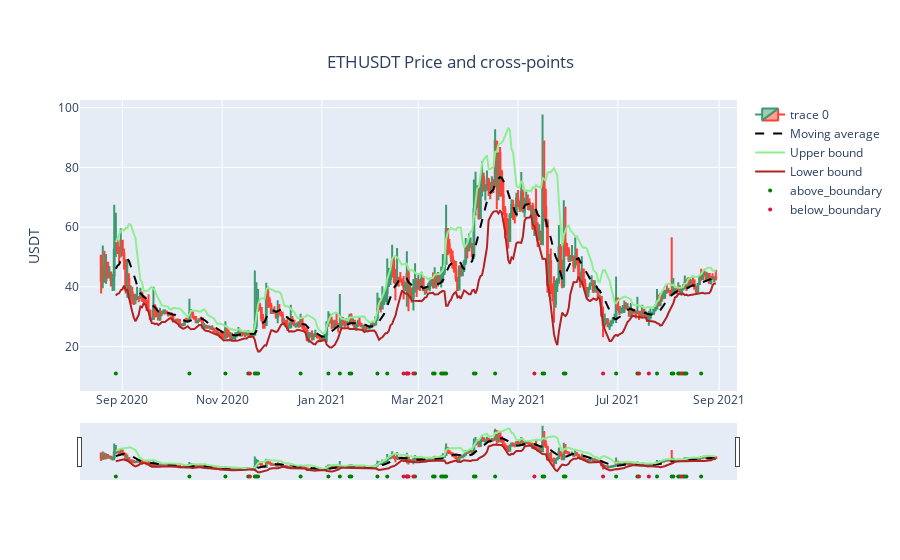

Write notebook code for a chart like this one.
### Code cell
## Plotly 

# candlestick plot
fig = go.Figure(data=[go.Candlestick(x=df["open_time"],
                open=df['open'],
                high=df['high'],
                low=df['low'],
                close=df['close'])])

fig.update_layout(
    yaxis_title="USDT",
    title={
        'text': symbol + " Price and cross-points",
        'y':0.9,
        'x':0.5,
        'xanchor': 'center',
        'yanchor': 'top'})

# MA plot
fig.add_trace(
    go.Scatter(
        x = df["open_time"],
        y = df[f"MA_{window}"],
        name = "Moving average",
        mode="lines",
        line=go.scatter.Line(color="black", dash="dash"),
        showlegend=True)
)


# Upper bound
fig.add_trace(
    go.Scatter(
        x= df["open_time"],
        y= df[f"MA_{window}"] + std_times * df[f"STD_{window}"],
        name = "Upper bound",
        mode="lines",
        line=go.scatter.Line(color="lightgreen"),
        showlegend=True)
)

# Lower bound
fig.add_trace(
    go.Scatter(
        x = df["open_time"],
        y = df[f"MA_{window}"] - std_times * df[f"STD_{window}"],
        name = "Lower bound",
        mode="lines",
        line=go.scatter.Line(color="firebrick"),
        showlegend=True)
)


## Plot crossing points

low_value = int(df[['open','high','low','close']].min().min() - 10)

fig.add_trace(go.Scatter(
    x = df.loc[df['above_bound'], "open_time"],
    y = np.repeat(low_value, len(df.loc[df['above_bound'], "open_time"])),
    marker=dict(color="green", size=4),
    mode="markers",
    name = 'above_boundary'
))


fig.add_trace(go.Scatter(
    x = df.loc[df['below_bound'], "open_time"],
    y = np.repeat(low_value, len(df.loc[df['below_bound'], "open_time"])),
    marker=dict(color="crimson", size=4),
    mode="markers",
    name = 'below_boundary'
))


fig.show()

### Figure 1 — Plotly figure (JSON) as saved in the notebook; plotly's stock layout.template omitted (floating-point values rounded to 4 significant figures; data arrays with more than 128 entries replaced by an {"elided": "..."} marker saying what was removed)
{"data": [{"close": {"elided": "377 float values"}, "high": {"elided": "377 float values"}, "low": {"elided": "377 float values"}, "open": {"elided": "377 float values"}, "type": "candlestick", "x": {"elided": "377 str values"}}, {"line": {"color": "black", "dash": "dash"}, "mode": "lines", "name": "Moving average", "showlegend": true, "type": "scatter", "x": {"elided": "377 str values"}, "y": {"elided": "377 float values"}}, {"line": {"color": "lightgreen"}, "mode": "lines", "name": "Upper bound", "showlegend": true, "type": "scatter", "x": {"elided": "377 str values"}, "y": {"elided": "377 float values"}}, {"line": {"color": "firebrick"}, "mode": "lines", "name": "Lower bound", "showlegend": true, "type": "scatter", "x": {"elided": "377 str values"}, "y": {"elided": "377 float values"}}, {"marker": {"color": "green", "size": 4}, "mode": "markers", "name": "above_boundary", "type": "scatter", "x": ["2020-08-28 00:00:00.000", "2020-10-12 00:00:00.000", "2020-11-03 00:00:00.000", "2020-11-17 00:00:00.000", "2020-11-21 00:00:00.000", "2020-11-22 00:00:00.000", "2020-11-23 00:00:00.000", "2020-12-19 00:00:00.000", "2021-01-05 00:00:00.000", "2021-01-12 00:00:00.000", "2021-01-18 00:00:00.000", "2021-01-19 00:00:00.000", "2021-02-04 00:00:00.000", "2021-02-10 00:00:00.000", "2021-02-22 00:00:00.000", "2021-02-27 00:00:00.000", "2021-03-10 00:00:00.000", "2021-03-11 00:00:00.000", "2021-03-15 00:00:00.000", "2021-03-16 00:00:00.000", "2021-03-17 00:00:00.000", "2021-03-18 00:00:00.000", "2021-04-04 00:00:00.000", "2021-04-05 00:00:00.000", "2021-04-17 00:00:00.000", "2021-05-16 00:00:00.000", "2021-05-17 00:00:00.000", "2021-05-29 00:00:00.000", "2021-05-30 00:00:00.000", "2021-06-30 00:00:00.000", "2021-07-13 00:00:00.000", "2021-07-25 00:00:00.000", "2021-08-03 00:00:00.000", "2021-08-04 00:00:00.000", "2021-08-07 00:00:00.000", "2021-08-08 00:00:00.000", "2021-08-10 00:00:00.000", "2021-08-11 00:00:00.000", "2021-08-12 00:00:00.000", "2021-08-21 00:00:00.000"], "y": [11, 11, 11, 11, 11, 11, 11, 11, 11, 11, 11, 11, 11, 11, 11, 11, 11, 11, 11, 11, 11, 11, 11, 11, 11, 11, 11, 11, 11, 11, 11, 11, 11, 11, 11, 11, 11, 11, 11, 11]}, {"marker": {"color": "crimson", "size": 4}, "mode": "markers", "name": "below_boundary", "type": "scatter", "x": ["2020-11-18 00:00:00.000", "2021-02-20 00:00:00.000", "2021-02-22 00:00:00.000", "2021-02-23 00:00:00.000", "2021-02-26 00:00:00.000", "2021-05-11 00:00:00.000", "2021-06-22 00:00:00.000", "2021-07-14 00:00:00.000", "2021-07-20 00:00:00.000", "2021-08-09 00:00:00.000"], "y": [11, 11, 11, 11, 11, 11, 11, 11, 11, 11]}], "layout": {"title": {"text": "ETHUSDT Price and cross-points", "x": 0.5, "xanchor": "center", "y": 0.9, "yanchor": "top"}, "yaxis": {"title": {"text": "USDT"}}}}
